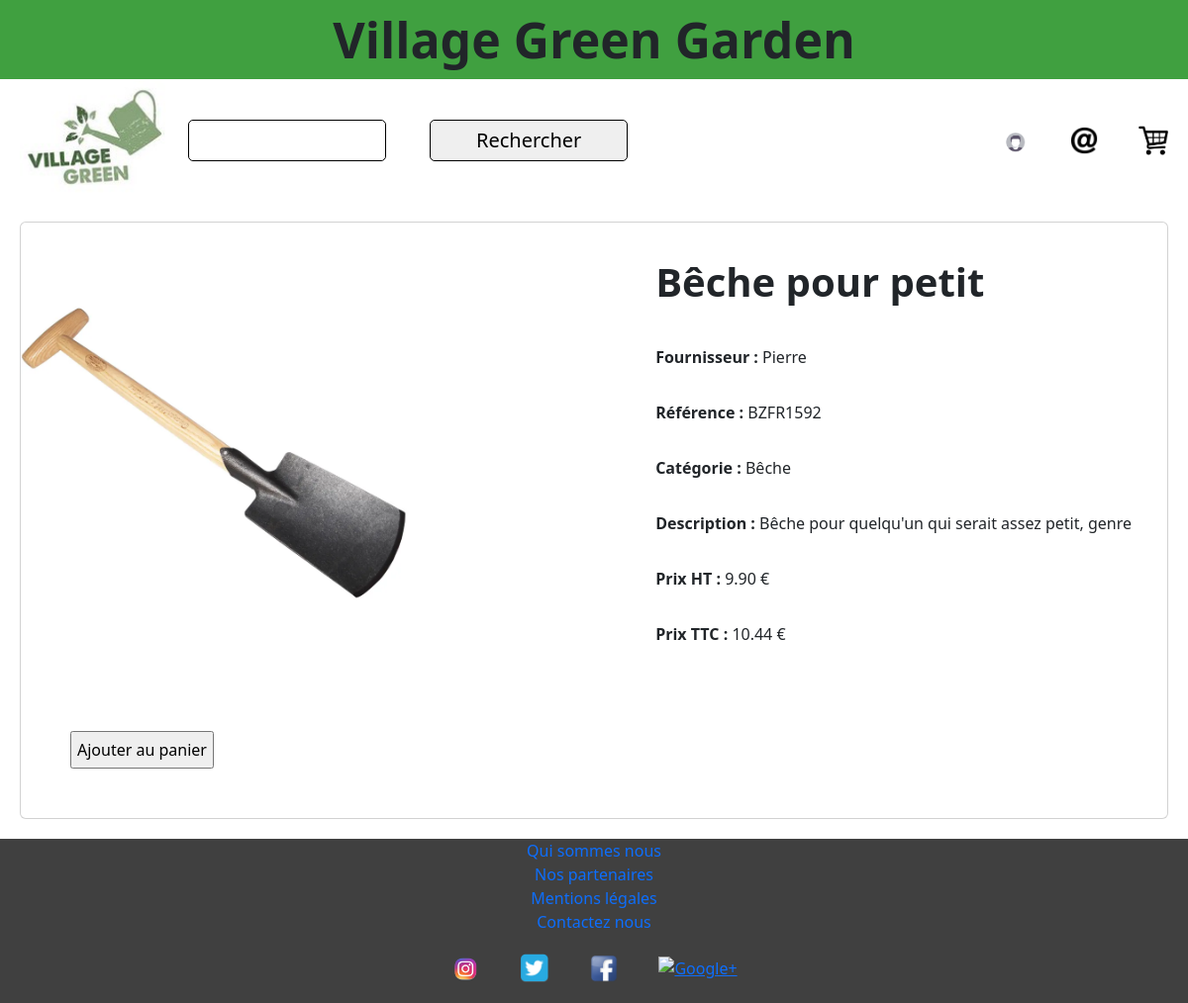
/consult_produit.php?id=2, run on the app's committed database.
### tables this page shows
CREATE TABLE `t_d_produit` (
  `Id_Produit` int(11) NOT NULL,
  `Taux_TVA` decimal(15,2) NOT NULL,
  `Nom_Long` varchar(250) NOT NULL,
  `Nom_court` varchar(50) NOT NULL,
  `Ref_fournisseur` varchar(250) NOT NULL,
  `Photo` varchar(250) DEFAULT NULL,
  `Prix_Achat` decimal(15,2) NOT NULL,
  `Id_Fournisseur` int(11) NOT NULL,
  `Id_Categorie` int(11) NOT NULL
);

CREATE TABLE `t_d_fournisseur` (
  `Id_Fournisseur` int(11) NOT NULL,
  `Nom_Fournisseur` varchar(50) NOT NULL
);

CREATE TABLE `t_d_categorie` (
  `Id_Categorie` int(11) NOT NULL,
  `Libelle` varchar(50) NOT NULL,
  `Id_Categorie_Parent` int(11) DEFAULT NULL
);

### consult_produit.php (the view, shortened to what this page needs)
<?php
$host = "localhost";
$user = "root";
$pwd = "";
$dbname = "greengarden";
try {
    $conn = new PDO("mysql:host=$host;dbname=$dbname", $user, $pwd);
} catch (PDOException $e) {
    echo "Connection failed " . $e->getMessage();
}
if (isset($_GET['id'])) {
    $id_produit = $_GET['id'];
    try {
        $stmt = $conn->prepare("SELECT * FROM t_d_produit where id_produit=:id");
        $stmt->bindValue(':id', $id_produit);
        $stmt->execute();
        $produit = $stmt->fetch(PDO::FETCH_ASSOC);
        $stmt = $conn->prepare("SELECT * FROM t_d_categorie where Id_Categorie=:idcat");
        $stmt->bindValue(':idcat', $produit['Id_Categorie']);
        $stmt->execute();
        $categorie = $stmt->fetch(PDO::FETCH_ASSOC);
        $stmt = $conn->prepare("SELECT * FROM t_d_fournisseur where Id_Fournisseur=:idfour");
        $stmt->bindValue(':idfour', $produit['Id_Fournisseur']);
        $stmt->execute();
        $fournisseur = $stmt->fetch(PDO::FETCH_ASSOC);
    } catch (PDOException $e) {
        echo
        "Erreur: " . $e->getMessage();
        exit();
    }
} else {
    echo "Produit non spécifié";
    exit;
}
?>
<!DOCTYPE html>
<html lang="fr">
<head>
    <?php include 'header.php'; ?>
    <div class='card styleCardProduit'>
        <img class='styleImgProduitConsult' src='<?php echo "img/" .$produit['Photo']; ?>'>
        <div class='styleTextProduit'>
            <h1 class='card-body'><strong><?php echo $produit['Nom_court']; ?></strong></h1>
            <div class='card-body'><strong>Fournisseur : </strong><?php echo $fournisseur['Nom_Fournisseur']; ?></div>
            <div class='card-body'><strong>Référence : </strong><?php echo $produit['Ref_fournisseur']; ?></div>
            <div class='card-body'><strong>Catégorie : </strong><?php echo $categorie['Libelle']; ?></div>
            <div class='card-body'><strong>Description : </strong><?php echo $produit['Nom_Long']; ?></div>
            <?php
            $calculTVA = $produit['Prix_Achat'] * $produit['Taux_TVA'] / 100;
            $prixTTC = $produit['Prix_Achat'] + $calculTVA;
            ?>
            <div class='card-body'><strong>Prix HT : </strong><?php echo $produit['Prix_Achat'] . " €"; ?></div>
            <div class='card-body'><strong>Prix TTC : </strong><?php echo round($prixTTC, 2) . " €"; ?></div>
        </div>
        <input class='styleBtnAjoutPanier' type="submit" value="Ajouter au panier">
    </div>
    <?php include 'footer.php'; ?>

### css/style.css (style rules this page uses)
* { box-sizing: border-box; }
.styleCardProduit { margin: 20px; padding: 0; display: flex; flex-flow: row wrap; justify-content: space-between; align-items: center; text-decoration: none; }
.styleTextProduit { margin: 20px; padding: 0; display: flex; flex-flow: column wrap; justify-content: flex-start; align-items: stretch; }
.styleBtnAjoutPanier { margin: 50px; padding: 5px; }
.styleImgProduitConsult { width: 400px; height: auto; }

### data on the page
t_d_produit: Photo (picture), Nom_court "Bêche pour petit", Ref_fournisseur "BZFR1592", Nom_Long "Bêche pour quelqu'un qui serait assez petit, genre", Prix_Achat "9.90", prixTTC "10.44"
t_d_fournisseur: Nom_Fournisseur "Pierre"
t_d_categorie: Libelle "Bêche"
